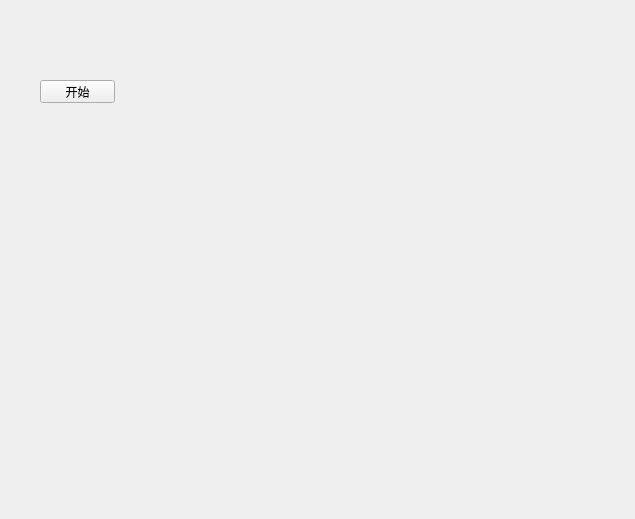
<?xml version="1.0" encoding="UTF-8"?>
<ui version="4.0">
 <class>Widget</class>
 <widget class="QWidget" name="Widget">
  <property name="geometry">
   <rect>
    <x>0</x>
    <y>0</y>
    <width>635</width>
    <height>519</height>
   </rect>
  </property>
  <property name="windowTitle">
   <string>Widget</string>
  </property>
  <widget class="QPushButton" name="but_open">
   <property name="geometry">
    <rect>
     <x>40</x>
     <y>80</y>
     <width>75</width>
     <height>23</height>
    </rect>
   </property>
   <property name="text">
    <string>开始</string>
   </property>
  </widget>
 </widget>
 <resources/>
 <connections/>
</ui>
